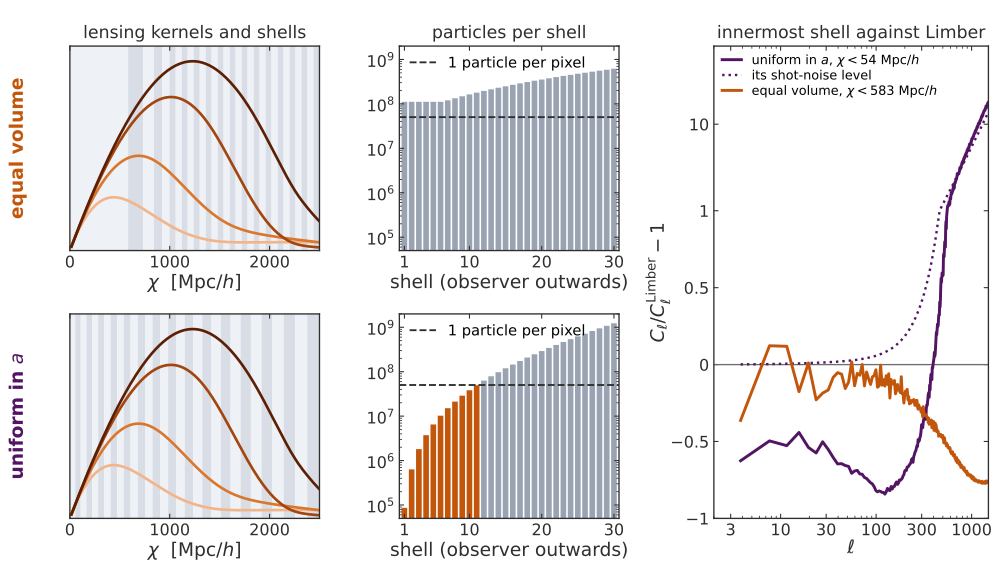

Reproduce this figure in Python.
#!/usr/bin/env python3
# ENV: jax-fli
"""
Equal-volume against uniform scale-factor shell spacing, for the backup slide "Uniform scale factor
against equal volume" (data and the shell and particle panels in _spacing.py, beside this file).

Left, one row per spacing (equal volume on top, uniform in a below):
  1. the four DES Y3 lensing kernels q(chi) over the 30 shells, drawn as alternating bands;
  2. the particles each shell receives, nbar * 4/3 pi (r_far^3 - r_near^3), nbar = 2560^3 / 5000^3,
     against one particle per HEALPix pixel at nside 2048.
Right, across both rows: the innermost shell of each spacing, C_ell / Limber - 1 in bandpowers of 4
multipoles (Limber for its number counts times the squared pixel window), with the uniform-a
shot-noise level 4 pi / N_particles in the same units.

Output (this directory): spacing_compare.svg
"""

import sys
from pathlib import Path

import numpy as np

HERE = Path(__file__).resolve().parent
ROOT = next(p for p in HERE.parents if (p / "_common.py").exists())
sys.path.insert(0, str(ROOT))
from _common import GREY, INK, KW, KW2, skip_if_built, slide_style

OUT = "spacing_compare.svg"
skip_if_built(HERE, OUT)

from _spacing import LMAX, draw_counts, draw_kernels, load, shells

NLB = 4   # bandpowers fine enough for the low multipoles to scatter around zero
ROWS = (("equal_vol", "equal volume", KW), ("a", "uniform in $a$", KW2))

D = load(NLB)

slide_style()
import matplotlib.pyplot as plt
from matplotlib.ticker import FixedLocator, FuncFormatter, NullFormatter

plt.rcParams["savefig.bbox"] = None
fig = plt.figure(figsize=(10.4, 6.0))

for i, (tag, label, colour) in enumerate(ROWS):
    y0 = 0.565 - 0.465 * i
    near, far, count, _, _ = shells(D, tag)
    ax_k = fig.add_axes((0.07, y0, 0.25, 0.355))
    ax_n = fig.add_axes((0.40, y0, 0.22, 0.355))
    draw_kernels(ax_k, D, near, far)
    draw_counts(ax_n, count)
    if i:                                  # the panel titles once, over the top row
        ax_k.set_title("")
        ax_n.set_title("")
    fig.text(0.018, y0 + 0.1775, label, rotation=90, ha="center", va="center", fontsize=14,
             color=colour, fontweight="bold")

ax = fig.add_axes((0.715, 0.10, 0.275, 0.82))
ELL = D["ell"]
ax.axhline(0.0, color=GREY, lw=1.0)
for tag, label, colour in ROWS[::-1]:
    near, far, count, cl, th = shells(D, tag)
    r = cl[0] / th[0] - 1
    ax.plot(ELL, r, color=colour, lw=2.2, label=rf"{label}, $\chi < {far[0]:.0f}$ Mpc/$h$")
    if tag == "a":
        ax.plot(ELL, 4 * np.pi / count[0] / th[0], color=colour, lw=1.8, ls=":",
                label="its shot-noise level")
    print(f"{tag}: innermost shell C_ell/Limber - 1 from {r[0]:+.2f} to {r[-1]:+.2f}")
ax.set_xscale("log")
ax.set_yscale("symlog", linthresh=1.0, linscale=1.6)
ax.set_xlim(2, LMAX)
ax.set_ylim(-1, 80)
ax.set_yticks([-1, -0.5, 0, 0.5, 1, 10], ["−1", "−0.5", "0", "0.5", "1", "10"])
ax.xaxis.set_major_locator(FixedLocator([3, 10, 30, 100, 300, 1000]))
ax.xaxis.set_major_formatter(FuncFormatter(lambda v, _: f"{v:g}"))
ax.xaxis.set_minor_formatter(NullFormatter())
ax.set_xlabel(r"$\ell$", labelpad=0)
ax.set_ylabel(r"$C_\ell / C_\ell^{\mathrm{Limber}} - 1$", labelpad=0)
ax.set_title("innermost shell against Limber", fontsize=13, color=INK, pad=6)
ax.legend(loc="upper left", fontsize=9.6, handlelength=1.5, borderaxespad=0.25, labelspacing=0.2)
fig.savefig(HERE / OUT)
plt.close(fig)
print(f"wrote {OUT}")
